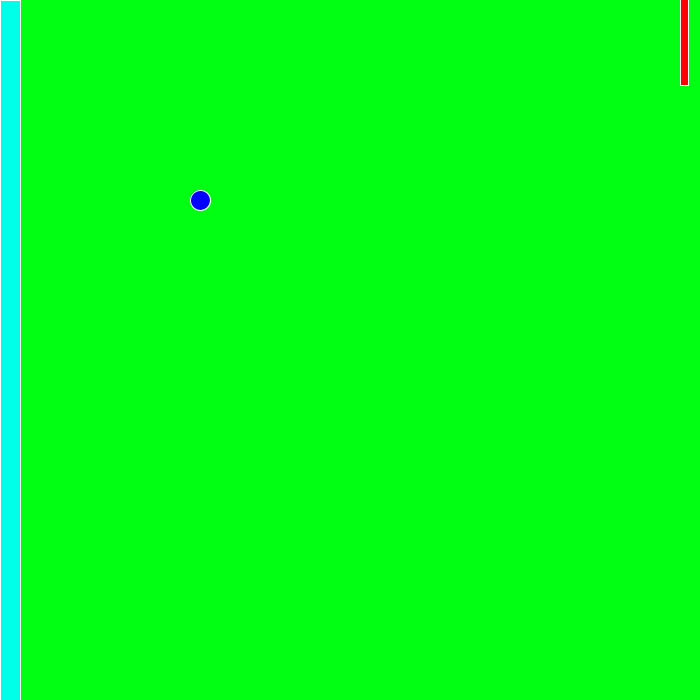
Frame 1 (no input)
Frame 60 (the mouse pressed at the canvas centre just before this capture): identical to frame 1, image omitted
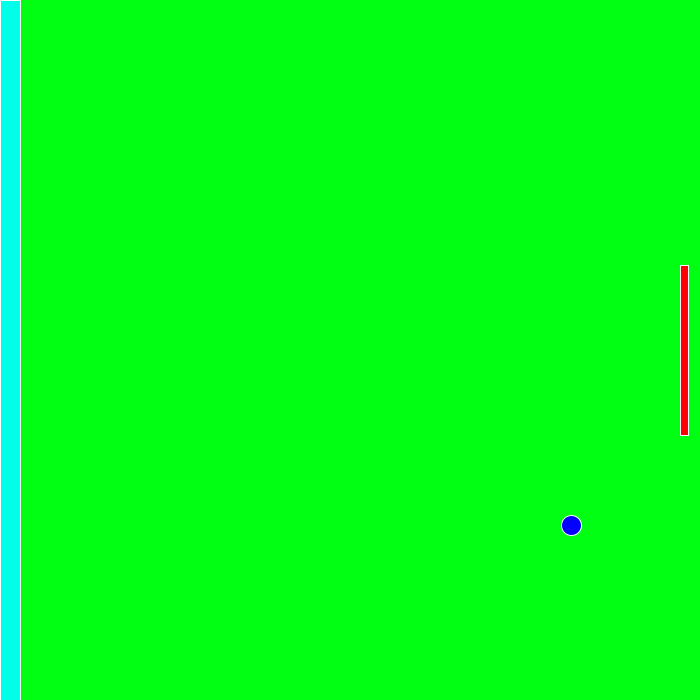
Frame 120 (the mouse held since frame 60 and released just before this capture)

The Processing sketch that drew these frames (run headless with seeded random() and noise(); from frame 60 on, the mouse is pressed at the canvas centre):

// Processing sketch: processing_145181
// ── processing_145181.pde

//Monday, April 21, 2014 11:35 AM
//Patricks Processing Pong Game




boolean gameStart = false;


float x = 200;


float y = 200;  


float speedX = random(5, 7);


float speedY = random(5, 7);


int diam;


int rectSize = 170;


float diamHit;


 


 


void setup() {


 size(700, 700);


 noStroke();


 smooth(3);
 
 stroke(255);    
 
 
 //change frameRate for different ball speed
 
 frameRate(80);


 ellipseMode(CENTER);


}


 


void draw()
{  

//Change background color to change background
 background(#00FF12);

//Change fill to change color of ball and rectangle
 fill(#FF6600);


//Change diam to change size of ball
diam = 20;




{
fill(#0300FF);
 ellipse(x, y, diam, diam);
}






{
fill(#00FFE8);

 rect(0, 0, 20, height);
}




{
fill(#FF0004);

 rect(width-20, mouseY-rectSize/2,8, rectSize);
}

 


 


 if (gameStart) {


 


   x = x + speedX;


   y = y + speedY;


 


   // if ball hits bar, invert X direction and apply effects


   if ( x > width-30 && x < width -20 && y > mouseY-rectSize/2 && y < mouseY+rectSize/2 ) {


     speedX = speedX * -1;


     x = x + speedX;
    


     diamHit = random(70,70);

     
     
  
     ellipse(x,y,diamHit,diamHit);
   
  
    
    
    
    //change rectSize- " " to change how long it takes for the rectangle gets smaller
    rectSize = rectSize-8;


     rectSize = constrain(rectSize, 20,190);       



   }  


 


   // if ball hits wall change direction of X


   else if (x < 25) {


     speedX = speedX * -1.1;


     x = x + speedX;





   }


 


   else {      


   }


   // resets things if you lose

   if (x > width) {  


    gameStart = false;


    x = 150;


     y = 150;  


     speedX = random(3, 5);


     speedY = random(3, 5);


     rectSize = 150;


   }


 


 


   // if ball hits up or down, change direction of Y    


   if ( y > height || y < 0 ) {


     speedY = speedY * -1;


     y = y + speedY;


   }


 }


}


void mousePressed() {


 gameStart = !gameStart;


}
